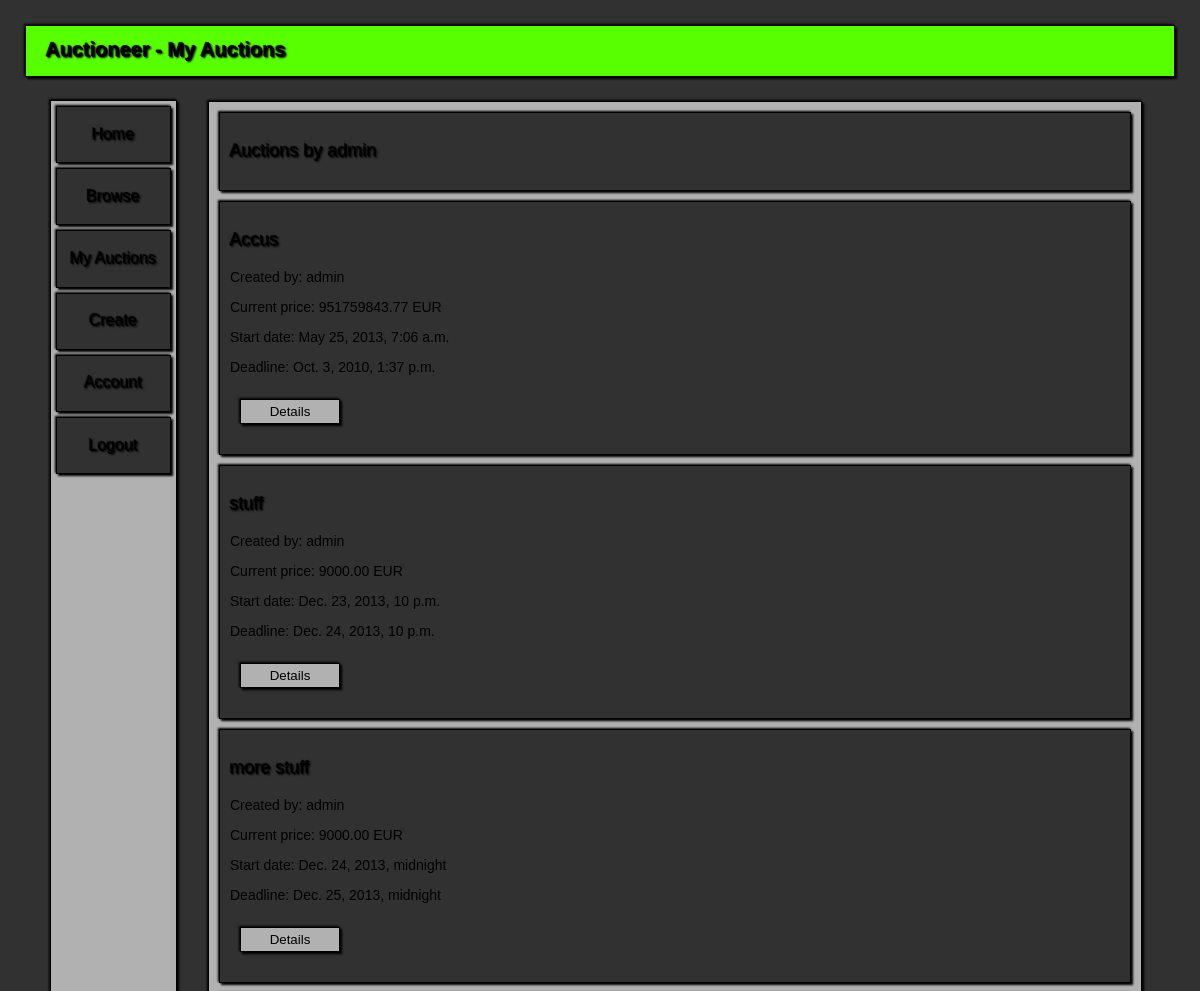
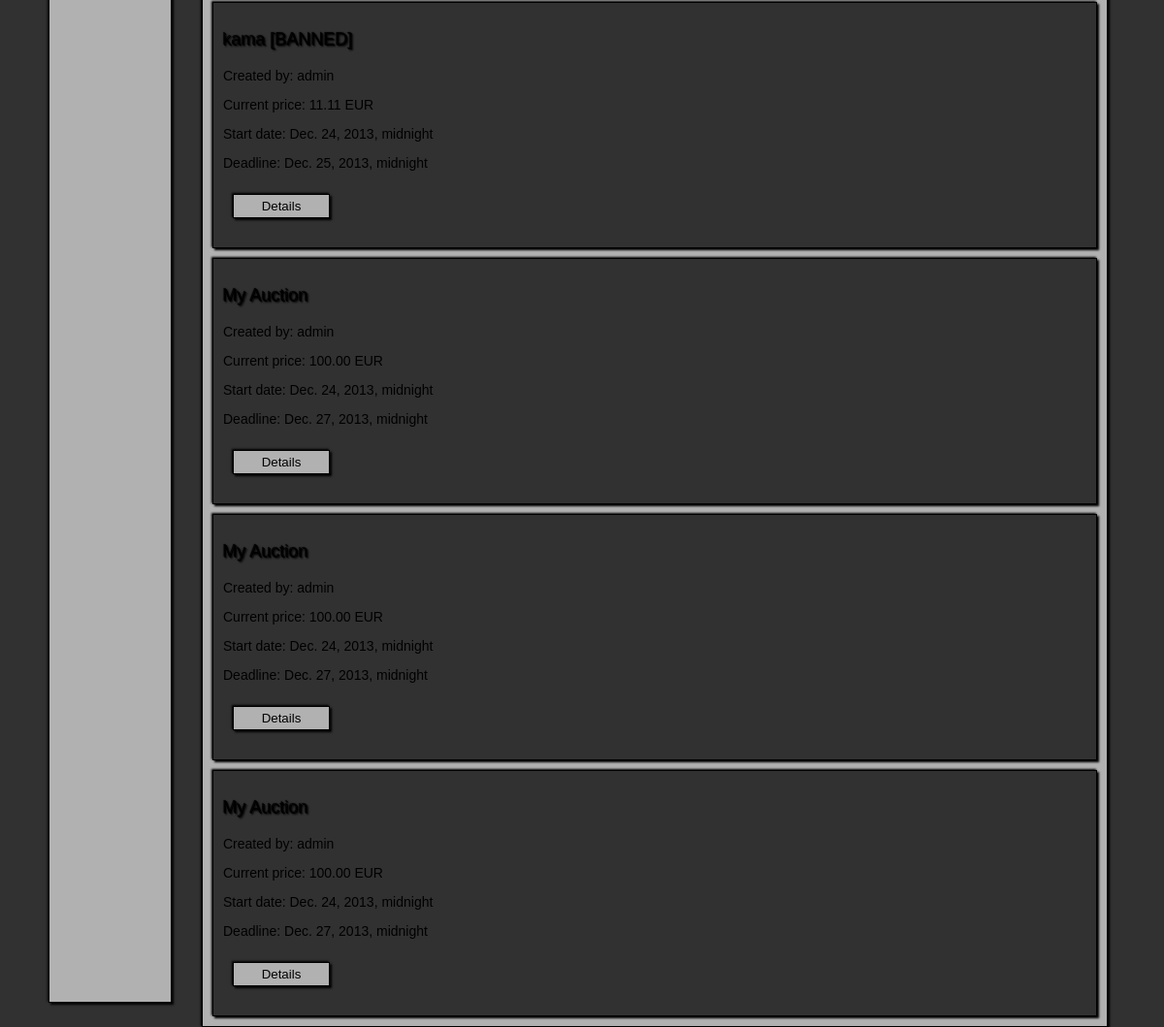
/auctioneer/account/auctions/ (signed in), run on an earlier commit of the app's database (2 pictures, top to bottom).
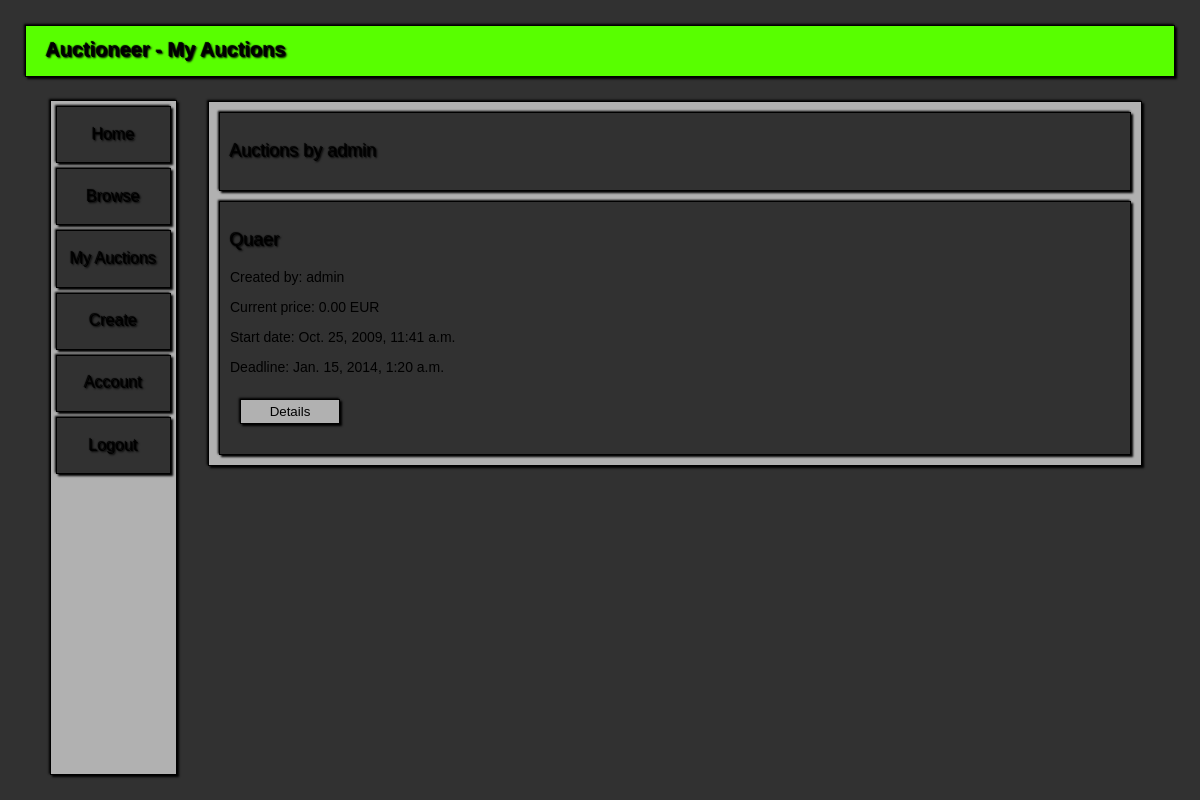
And on a later commit of the database.
### Auctioneer/models.py (models this page shows, shortened)
class Auctions(models.Model):
    seller = models.ForeignKey(User)
    title = models.CharField(null=False, max_length=30)
    description = models.TextField(max_length=150)
    version = models.PositiveIntegerField(default=0)
    startingPrice = models.DecimalField(default=0.00, max_digits=12, decimal_places=2,
                                        validators=[MinValueValidator(Decimal('0.00'))])
    startDate = models.DateTimeField(null=False)
    stopDate = models.DateTimeField(null=False)
    banned = models.BooleanField(default=False)
    resolved = models.BooleanField(default=False)
    class Meta:
        permissions = (('ban_auctions', 'Can ban auctions'),)
        ordering = ['startDate']
    @classmethod
    def get_by_seller(cls, seller):
        try:
            return cls.objects.filter(seller=seller)
        except:
            return None

class Bids(models.Model):
    auction = models.ForeignKey(Auctions)
    bidder = models.ForeignKey(User)
    amount = models.DecimalField(max_digits=12, decimal_places=2, validators=[MinValueValidator(Decimal('0.00'))])
    timestamp = models.DateTimeField()
    class Meta:
        ordering = ['-amount']

### Auctioneer/views.py (the view)
# urls.py: url(r'^auctioneer/account/auctions/$', auctions),
@login_required
def auctions(request):
    is_logged_in = request.user.is_authenticated()
    content = Auctions.get_by_seller(request.user)
    return render_to_response('main.html', {'title': 'My Auctions', 'is_logged_in': is_logged_in,
                                            'tag': 'Auctions by '+request.user.username, 'content_list': content},
                              context_instance=RequestContext(request))

### templates/main.html (shortened to what this page needs)
{% load staticfiles %}
<!DOCTYPE HTML PUBLIC "-//W3C//DTD HTML 4.01 //EN" "http://www.w3.org/TR/html4/strict.dtd">
<html>
	<head>
		<link href="{% static "style_main.css"%}" rel="stylesheet" type="text/css">
	</head>
	<body>
		<div id=Container>
			<div id=PrimaryMenu>
				<h1>Auctioneer - {{ title }}</h1>
			</div>
            {% include "links.html" %}
			<div id=TopPatch>
			</div>
			<div id=Content>
                <div>
                    <h3>{{ tag }}</h3>
                </div>
                {% for content in content_list %}
                <div>
				    <h3>{{ content.title }}{% if content.banned %} [BANNED]{% endif %}</h3>
                    <p>Created by: {{ content.seller }}</p>
                    {% with content.bids_set.all|first as bid %}
                    {% if bid %}
                    <p>Current price: {{ bid.amount }} EUR</p>
                    {% else %}
                    <p>Current price: {{ content.startingPrice }} EUR</p>
                    {% endif %}
                    {% endwith %}
                    <p>Start date: {{ content.startDate }}</p>
                    <p>Deadline: {{ content.stopDate }}</p>
                    <form action="/auctioneer/auctions/{{ content.id }}" method="get">
                        <input type="submit" class="button" value="Details">
                    </form>
                </div>
                {% empty %}
                <div>
                    <h3>No content!</h3>
                </div>
                {% endfor %}
			</div>
		</div>
	</body>
</html>

### templates/links.html
<div id=SecondaryMenu>
    <div><h4><a href='/auctioneer/home/'>Home</a></h4></div>
    <div><h4><a href='/auctioneer/auctions/'>Browse</a></h4></div>
{% if is_logged_in %}
    <div><h4><a href='/auctioneer/account/auctions/'>My Auctions</a></h4></div>
    <div><h4><a href='/auctioneer/auctions/create/'>Create</a></h4></div>
    <div><h4><a href='/auctioneer/account/'>Account</a></h4></div>
    <div><h4><a href='/auctioneer/logout/'>Logout</a></h4></div>
{% else %}
    <div><h4><a href='/auctioneer/signup/'>Sign Up</a></h4></div>
    <div><h4><a href='/auctioneer/login/'>Login</a></h4></div>
{% endif %}
</div>

### Auctioneer/static/style_main.css (style rules this page uses)
body { font-family: Verdana, Geneva, sans-serif; font-size: 14px; color: #313131; background-color: #313131 }
p { font-family: Verdana, Geneva, sans-serif; color: #000000; width: 80%; }
div#Content div { position: relative; background-color: #313131; border: 1px solid #000000; box-shadow: 2px 2px 2px #000000, -1px -1px 2px #000000; margin: 10px; padding: 10px; }
h1 { font-family: Verdana, Geneva, sans-serif; font-size: 20px; font-weight: bold; color: #000000; text-shadow: 1px 1px 2px #000000, -1px -1px 1px #000000; }
h3 { font-family: Verdana, Geneva, sans-serif; font-size: 18px; font-weight: normal; color: #000000; text-shadow: 1px 1px 2px #000000, -1px -1px 1px #000000; }
#SecondaryMenu h4 { text-align: center; }
div h4 a:link { font-family: Verdana, Geneva, sans-serif; font-size: 16px; font-weight: normal; color: #000000; text-decoration: none; text-shadow: 1px 1px 2px #000000, -1px -1px 1px #000000; }
#SecondaryMenu div { margin: 5px; background-color: #313131; border: 1px solid #000000; box-shadow: 2px 2px 2px #000000, -1px -1px 2px #000000; }
form { padding: 10px; }
input { position: relative; display: block; font-family: Verdana, Geneva, sans-serif; width: 375px; height: 25px; border: 1px solid #000000; box-shadow: 2px 2px 2px #000000, -1px -1px 2px #000000; background-color: #FFFFFF; margin-bottom: 10px; }
input.button { position: relative; width: 100px; background-color: #B1B1B1; color: #000000; font-family: Verdana, Geneva, sans-serif; }
#Container { position: relative; width: 100%; height: 100%; z-index: 1; }
#PrimaryMenu { position: fixed; background-color: #58FF00; top: 25px; left: 25px; right: 25px; height: 50px; z-index: 3; padding-left: 20px; padding-right: 20px; border: 1px solid #000000; font-weight: normal; box-shadow: 2px 2px 2px #000000, -1px -1px 2px #000000; }
#SecondaryMenu { position: fixed; background-color: #B1B1B1; top: 100px; left: 50px; bottom: 25px; width: 125px; z-index: 3; border: 1px solid #000000; font-weight: normal; box-shadow: 2px 2px 2px #000000, -1px -1px 2px #000000; }
#TopPatch { position: fixed; background-color: #313131; top: 0; left: 0; right: 0; height: 25px; z-index: 2; }
#Content { position: absolute; background-color: #B1B1B1; left: 200px; right: 50px; top: 93px; border: 1px solid #000000; box-shadow: 2px 2px 2px #000000, -1px -1px 2px #000000; }

What changed in the data, as far as the page shows it:
no longer on this page (row edited): Auctions: title "Accus", seller "admin", startDate "May 25, 2013, 7:06 a.m.", stopDate "Oct. 3, 2010, 1:37 p.m."
no longer on this page (row edited): Bids: amount "951759843.77"
removed Auctions: title "stuff", seller "admin", startingPrice "9000.00", startDate "Dec. 23, 2013, 10 p.m.", stopDate "Dec. 24, 2013, 10 p.m."
removed Auctions: title "more stuff", seller "admin", startingPrice "9000.00", startDate "Dec. 24, 2013, midnight", stopDate "Dec. 25, 2013, midnight"
removed Auctions: title "kama", banned "[BANNED]", seller "admin", startingPrice "11.11", startDate "Dec. 24, 2013, midnight", stopDate "Dec. 25, 2013, midnight"
removed Auctions: title "My Auction", seller "admin", startingPrice "100.00", startDate "Dec. 24, 2013, midnight", stopDate "Dec. 27, 2013, midnight"
removed Auctions: title "My Auction", seller "admin", startingPrice "100.00", startDate "Dec. 24, 2013, midnight", stopDate "Dec. 27, 2013, midnight"
removed Auctions: title "My Auction", seller "admin", startingPrice "100.00", startDate "Dec. 24, 2013, midnight", stopDate "Dec. 27, 2013, midnight"
now on this page (row edited): Auctions: title "Quaer", seller "admin", startingPrice "0.00", startDate "Oct. 25, 2009, 11:41 a.m.", stopDate "Jan. 15, 2014, 1:20 a.m."
